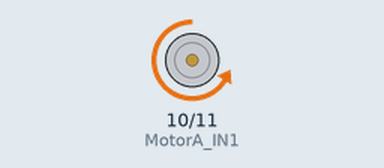
A sketch run on a simulated Arduino Uno, built with avr-gcc and run on an emulated ATmega328P. Parts: motor-driver pin pairs drawn as motors (green arrow = first pin HIGH = forward, orange = second pin HIGH = backward, longer = more drive, scaled by the enable pin).

Above: at 0.2 s.
Timing chart, 0 to 3.0 s (numbered marks = the images above):
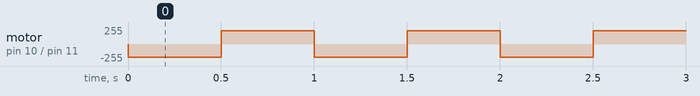

The sketch:

motorTesting2.ino
```cpp
#define MotorA_IN1 10
#define MotorA_IN2 11
#define MotorPWM 9

void setup() {
  // put your setup code here, to run once:

pinMode (MotorA_IN1, OUTPUT);
pinMode (MotorA_IN2, OUTPUT);

}

void loop() {
  // put your main code here, to run repeatedly:
Motorclk();
Motoraclk();
}

void Motorclk()
{
  digitalWrite(MotorA_IN1, LOW);
  digitalWrite(MotorA_IN2, HIGH);
  analogWrite(MotorPWM,200);
  delay(500);
}

void Motoraclk()
{
  digitalWrite(MotorA_IN1, HIGH);
  digitalWrite(MotorA_IN2, LOW);
  analogWrite(MotorPWM,200);
  delay(500);
}
```

Measured:
- by itself, motor on pin 10 (MotorA_IN1) / pin 11 (MotorA_IN2): alternates forward 200/255 for 0.50 s and backward 200/255 for 0.50 s
